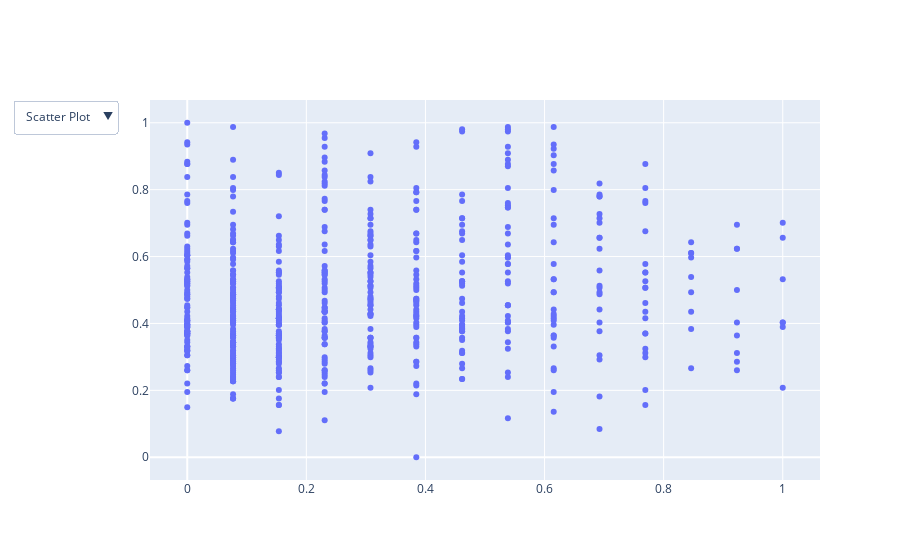

The notebook cell this image was saved under:
### Markdown cell above
## g. Employ Plotly to create a dropdown menu.

### Code cell
import plotly.graph_objects as px 

np.random.seed(42) 
  
random_x = np.random.randint(1, 101, 100) 
random_y = np.random.randint(1, 101, 100) 
  
plot = px.Figure(data=[px.Scatter( 
    x=data1['Pregnancies'], 
    y=data1['Glucose'], 
    mode='markers',) 
]) 
  
plot.update_layout( 
    updatemenus=[ 
        dict( 
            buttons=list([ 
                dict( 
                    args=["type", "scatter"], 
                    label="Scatter Plot", 
                    method="restyle"
                ), 
                dict( 
                    args=["type", "bar"], 
                    label="Bar Chart", 
                    method="restyle"
                ) 
            ]), 
            direction="down", 
        ), 
    ] 
) 
  
plot.show()

### Figure 1 — Plotly figure (JSON) as saved in the notebook; plotly's stock layout.template omitted (floating-point values rounded to 4 significant figures; data arrays with more than 128 entries replaced by an {"elided": "..."} marker saying what was removed)
{"data": [{"mode": "markers", "type": "scatter", "x": {"elided": "636 float values"}, "y": {"elided": "636 float values"}}], "layout": {"updatemenus": [{"buttons": [{"args": ["type", "scatter"], "label": "Scatter Plot", "method": "restyle"}, {"args": ["type", "bar"], "label": "Bar Chart", "method": "restyle"}], "direction": "down"}]}}
